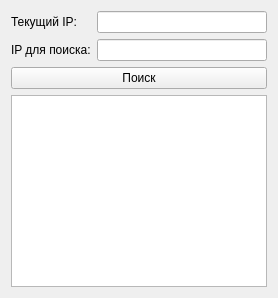
<?xml version="1.0" encoding="UTF-8"?>
<ui version="4.0">
 <class>IpInfoWidget</class>
 <widget class="QWidget" name="IpInfoWidget">
  <property name="windowTitle">
   <string>IP Info App</string>
  </property>
  <layout class="QVBoxLayout" name="mainLayout">
   <item>
    <layout class="QFormLayout" name="formLayout">
     <item row="0" column="0">
      <widget class="QLabel" name="labelCurrent">
       <property name="text">
        <string>Текущий IP:</string>
       </property>
      </widget>
     </item>
     <item row="0" column="1">
      <widget class="QLineEdit" name="lineEditCurrent">
       <property name="readOnly"><bool>true</bool></property>
      </widget>
     </item>
     <item row="1" column="0">
      <widget class="QLabel" name="labelSearch">
       <property name="text">
        <string>IP для поиска:</string>
       </property>
      </widget>
     </item>
     <item row="1" column="1">
      <widget class="QLineEdit" name="lineEditSearch"/>
     </item>
    </layout>
   </item>
   <item>
    <widget class="QPushButton" name="buttonSearch">
     <property name="text"><string>Поиск</string></property>
    </widget>
   </item>
   <item>
    <widget class="QTextEdit" name="textResult">
     <property name="readOnly"><bool>true</bool></property>
    </widget>
   </item>
  </layout>
 </widget>
 <resources/>
 <connections/>
</ui>
